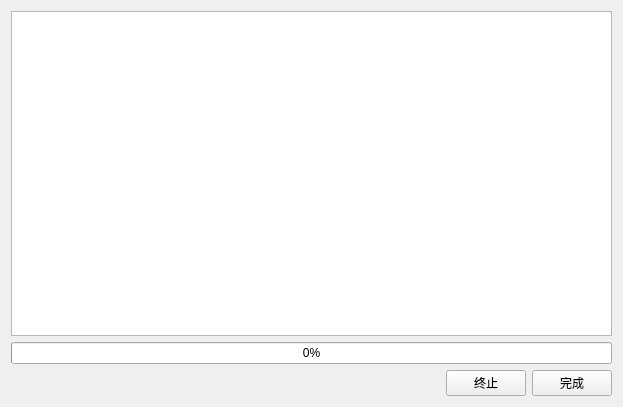
<?xml version="1.0" encoding="UTF-8"?>
<ui version="4.0">
 <class>ProgressBarWidget</class>
 <widget class="QWidget" name="ProgressBarWidget">
  <property name="geometry">
   <rect>
    <x>0</x>
    <y>0</y>
    <width>623</width>
    <height>407</height>
   </rect>
  </property>
  <property name="windowTitle">
   <string>ProgressBarWidget</string>
  </property>
  <layout class="QVBoxLayout" name="verticalLayout">
   <item>
    <widget class="QTextBrowser" name="txtLog"/>
   </item>
   <item>
    <widget class="QProgressBar" name="proBar">
     <property name="value">
      <number>0</number>
     </property>
    </widget>
   </item>
   <item>
    <layout class="QHBoxLayout" name="horizontalLayout">
     <item>
      <spacer name="horizontalSpacer">
       <property name="orientation">
        <enum>Qt::Horizontal</enum>
       </property>
       <property name="sizeHint" stdset="0">
        <size>
         <width>40</width>
         <height>20</height>
        </size>
       </property>
      </spacer>
     </item>
     <item>
      <widget class="QPushButton" name="btnStop">
       <property name="text">
        <string>终止</string>
       </property>
      </widget>
     </item>
     <item>
      <widget class="QPushButton" name="btnFinish">
       <property name="text">
        <string>完成</string>
       </property>
      </widget>
     </item>
    </layout>
   </item>
  </layout>
 </widget>
 <resources/>
 <connections/>
</ui>
